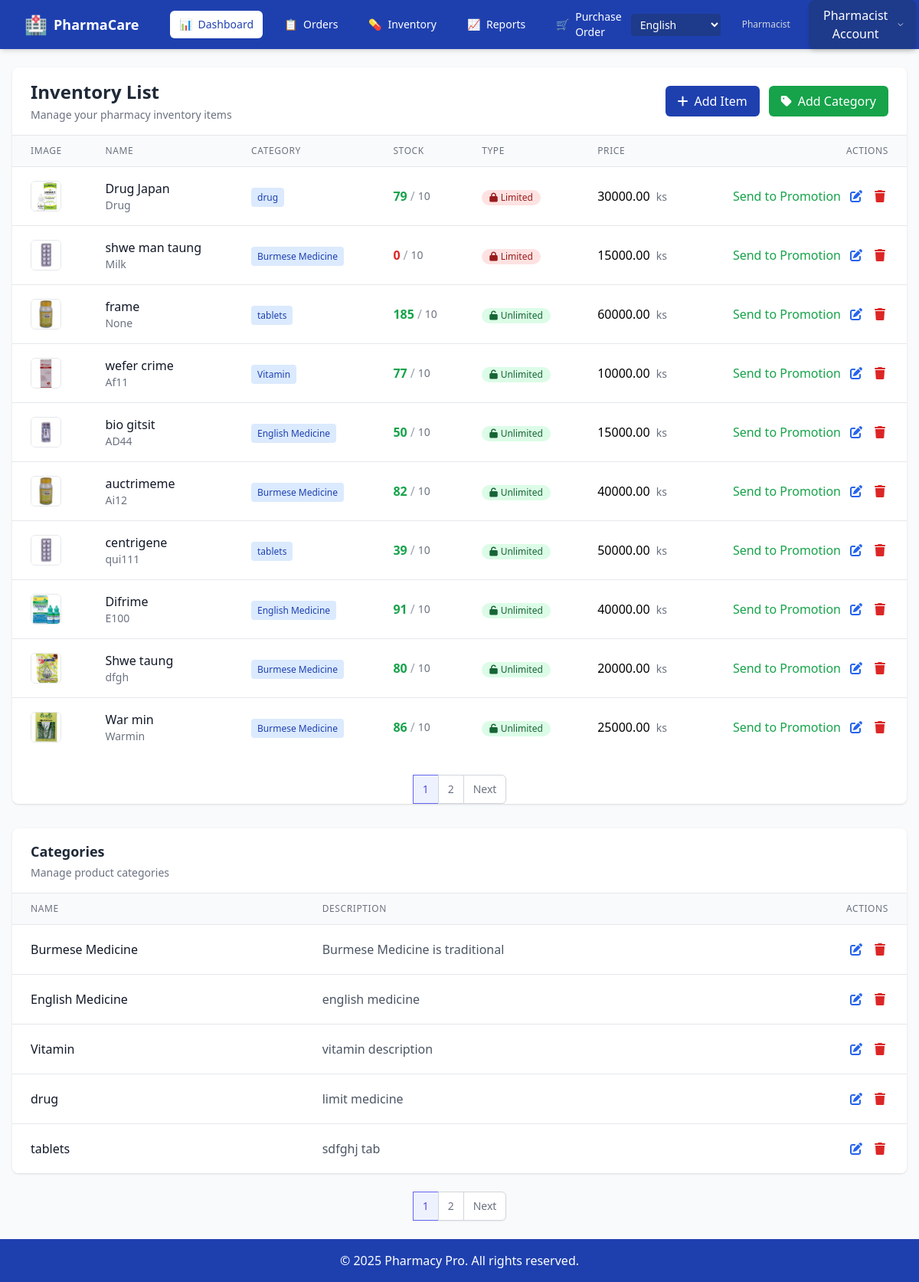
The page /en/inventory_view/ (signed in) on the database as committed earlier.
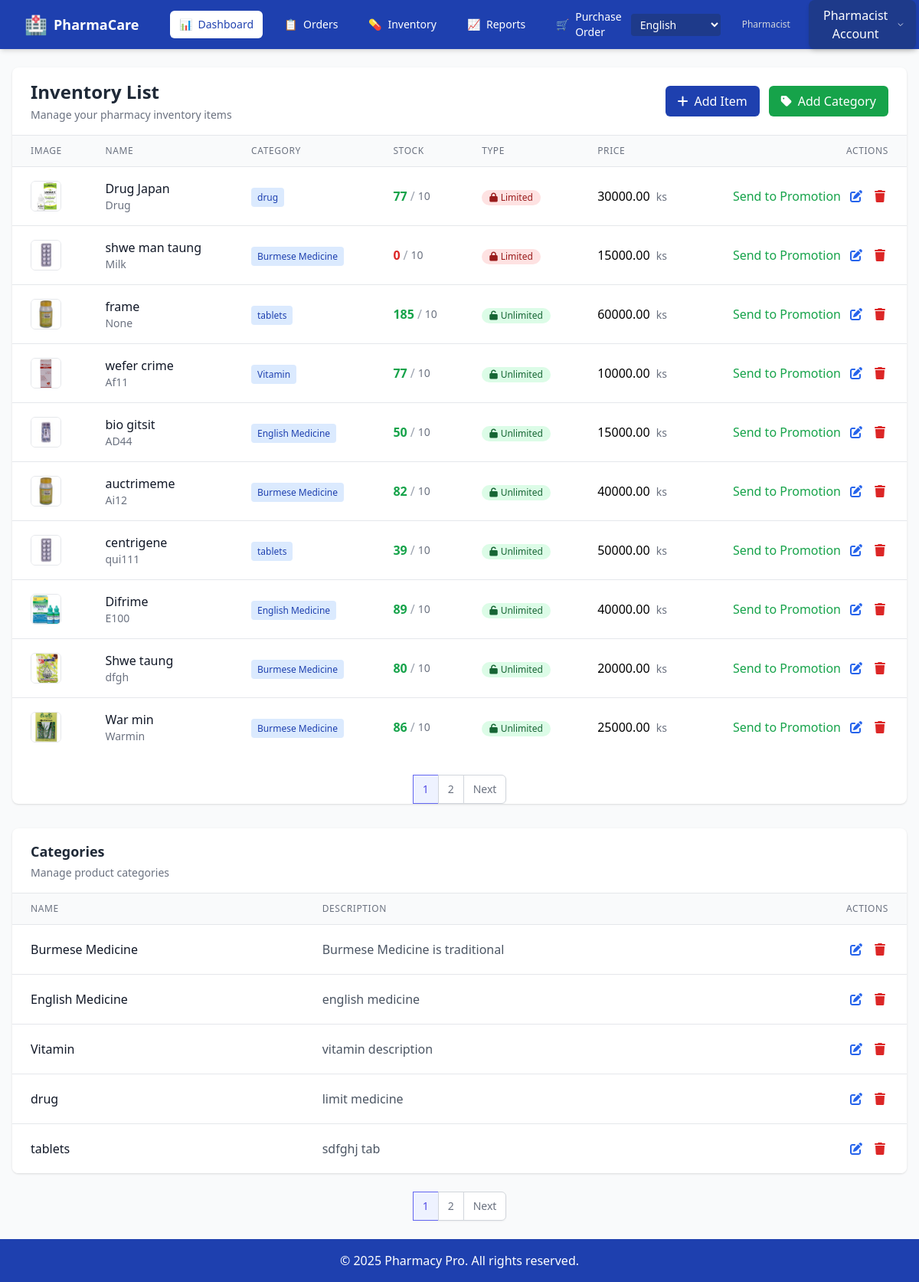
The same page on the database as committed later.
### ourapp/models.py (models this page shows, shortened)
class Item(models.Model):
    category = models.ForeignKey(Category, on_delete=models.CASCADE, verbose_name=_("Category"))
    item_photo = models.ImageField(upload_to='photos', verbose_name=_("Photo"))
    primary_supplier = models.ForeignKey(Supplier, on_delete=models.CASCADE, blank=True, null=True, verbose_name=_("Primary Supplier"))
    strength = models.CharField(max_length=50, blank=True, null=True, verbose_name=_("Strength"))
    item_name = models.CharField(max_length=255, verbose_name=_("Item Name"))
    item_quantity = models.PositiveIntegerField(verbose_name=_("Quantity"))
    item_price = models.PositiveIntegerField(verbose_name=_("Selling Price"))
    purcharse_price = models.PositiveIntegerField(default=0, verbose_name=_("Purchase Price"))
    reorder_level = models.PositiveIntegerField(default=0, blank=True, null=True, verbose_name=_("Reorder Level"))
    item_description = models.TextField(verbose_name=_("Description"))
    exp_date = models.DateField(verbose_name=_("Expiry Date"))
    brand_name = models.CharField(max_length=255, blank=True, null=True, verbose_name=_("Brand Name"))
    batch_number = models.CharField(max_length=100, blank=True, null=True, verbose_name=_("Batch Number"))
    stock_minimum = models.PositiveIntegerField(default=10, verbose_name=_("Minimum Stock"))
    is_limited = models.BooleanField(default=False, verbose_name=_("Limited Stock"))
    max_quantity = models.PositiveIntegerField(default=5, verbose_name=_("Maximum Quantity"))
    last_ordered = models.DateField(blank=True, null=True, verbose_name=_("Last Ordered"))
    @property
    def get_days_to_expire(self):
        if self.exp_date:
            return (self.exp_date - date.today()).days
        return None

class Category(models.Model):
    name = models.CharField(max_length=100, unique=True, verbose_name=_("Name"))
    description = models.TextField(blank=True, null=True, verbose_name=_("Description"))

### ourapp/views.py (the view, shortened to what this page needs)
# urls.py: path('inventory_view/', inventory_view, name='inventory_view'),
@login_required
def inventory_view(request):
    if request.user.userprofile.role != 'pharmacist':
        messages.error(request, "You do not have permission to access this page.")
        return redirect('login')
    filter_type = request.GET.get('filter')           # None | 'low' | 'expiring'
    expiring_days = request.GET.get('days') or 90     # expiring window days
    try:
        expiring_days = int(expiring_days)
        if expiring_days <= 0:
            expiring_days = 90
    except ValueError:
        expiring_days = 90
    focus_id = request.GET.get('focus_id')            # item id to focus & jump
    items_page_number = request.GET.get('items_page') # main items page
    categories_page_number = request.GET.get('categories_page')
    items_queryset = Item.objects.all().order_by('-id')
    if filter_type == 'low':
        items_queryset = items_queryset.filter(item_quantity__lt=10)
    elif filter_type == 'expiring':
        today = datetime.date.today()
        items_queryset = items_queryset.filter(exp_date__lte=today + datetime.timedelta(days=expiring_days))
    for it in items_queryset:
        it.days_left = (it.exp_date - datetime.date.today()).days if it.exp_date else None
    categories_queryset = Category.objects.all().order_by('name')
    per_page = 10
    items_paginator = Paginator(items_queryset, per_page)
    items = items_paginator.get_page(items_page_number)
    categories_paginator = Paginator(categories_queryset, 5)
    categories = categories_paginator.get_page(categories_page_number)
    low_stock_queryset = Item.objects.filter(item_quantity__lt=10).order_by('item_quantity')
    low_stock_paginator = Paginator(low_stock_queryset, 5)
    low_stock_page_number = request.GET.get('low_stock_page')
    low_stock_items = low_stock_paginator.get_page(low_stock_page_number)
    low_stock_count = low_stock_queryset.count()
    today = datetime.date.today()
    expiring_queryset = Item.objects.filter(exp_date__lte=today + datetime.timedelta(days=90)).order_by('exp_date')
    expiring_paginator = Paginator(expiring_queryset, 5)
    expiring_page_number = request.GET.get('expiring_page')
    expiring_items = expiring_paginator.get_page(expiring_page_number)
    expiring_count = expiring_queryset.count()
    qd = request.GET.copy()
    for key in ['items_page', 'categories_page', 'low_stock_page', 'expiring_page']:
        if key in qd:
            del qd[key]
    qs = qd.urlencode()  # e.g. "filter=low&focus_id=123"
    return render(request, 'inventory.html', {
        'items': items,
        'categories': categories,
        'low_stock_items': low_stock_items,
        'low_stock_count': low_stock_count,
        'expiring_items': expiring_items,
        'expiring_count': expiring_count,
        'filter_type': filter_type,
        'expiring_days': expiring_days,
        'qs': qs,  # use this to append to pagination links
    })

### ourapp/context_processors.py (called while the page is built)
def expiry_alert_items(request):
    if request.user.is_authenticated and hasattr(request.user, 'userprofile'):
        if request.user.userprofile.role == 'pharmacist':
            today = date.today()
            threshold_date = today + timedelta(days=90)
            expiring_items = Item.objects.filter(exp_date__lte=threshold_date, exp_date__gte=today).order_by('exp_date')
            return {'expiring_items': expiring_items}
    return {}

### templates/inventory.html (shortened to what the changed rows need)
{% load i18n %}
<!DOCTYPE html>
<html lang="en">
<head>
    <link href="https://cdnjs.cloudflare.com/ajax/libs/font-awesome/6.4.0/css/all.min.css" rel="stylesheet" />
    <script src="https://cdn.tailwindcss.com"></script>
</head>
<body class="bg-gray-50 flex flex-col min-h-screen">
    <main class="w-full mx-auto px-4 py-6 max-w-7xl">
        <div class="bg-white shadow rounded-lg overflow-hidden mb-8">
            <div
                class="px-6 py-4 border-b border-gray-200 flex flex-col sm:flex-row justify-between items-start sm:items-center gap-4">
                <div>
                    <h2 class="text-xl sm:text-2xl font-bold text-gray-800">{% trans "Inventory List" %}</h2>
                </div>
            </div>
            <div class="overflow-x-auto">
                <table class="min-w-full divide-y divide-gray-200">
                    <thead class="bg-gray-50">
                        <tr>
                            <th class="px-6 py-3 text-left text-xs font-medium text-gray-500 uppercase tracking-wider">
                                {% trans "Image" %}</th>
                            <th class="px-6 py-3 text-left text-xs font-medium text-gray-500 uppercase tracking-wider">
                                {% trans "Name" %}</th>
                            <th class="px-6 py-3 text-left text-xs font-medium text-gray-500 uppercase tracking-wider">
                                {% trans "Category" %}</th>
                            <th class="px-6 py-3 text-left text-xs font-medium text-gray-500 uppercase tracking-wider">
                                {% trans "Stock" %}</th>
                            <th class="px-6 py-3 text-left text-xs font-medium text-gray-500 uppercase tracking-wider">
                                {% trans "Type" %}</th>
                            <th class="px-6 py-3 text-left text-xs font-medium text-gray-500 uppercase tracking-wider">
                                {% trans "Price" %}</th>
                            <th class="px-6 py-3 text-right text-xs font-medium text-gray-500 uppercase tracking-wider">
                                {% trans "Actions" %}</th>
                        </tr>
                    </thead>
                    <tbody class="bg-white divide-y divide-gray-200">
                        {% for item in items %}
                        <tr class="hover:bg-gray-50 transition-colors" id="item_{{ item.id }}">
                            <td class="px-6 py-4 whitespace-nowrap" data-label="{% trans 'Image' %}">
                                {% if item.item_photo %}
                                <img alt="item image" class="w-10 h-10 rounded-md object-cover border border-gray-200"
                                    src="{{ item.item_photo.url }}" />
                                {% else %}
                                <div
                                    class="w-10 h-10 rounded-md bg-gray-100 flex items-center justify-center text-gray-400">
                                    <i class="fas fa-pills text-lg"></i>
                                </div>
                                {% endif %}
                            </td>
                            <td class="px-6 py-4 whitespace-nowrap" data-label="{% trans 'Name' %}">
                                <div class="font-medium text-gray-900">{{ item.item_name }}</div>
                                {% if item.brand_name %}
                                <div class="text-sm text-gray-500">{{ item.brand_name }}</div>
                                {% endif %}
                            </td>
                            <td class="px-6 py-4 whitespace-nowrap" data-label="{% trans 'Category' %}">
                                <span class="px-2 py-1 text-xs font-medium rounded bg-blue-100 text-blue-800">{{ item.category.name }}</span>
                            </td>
                            <td class="px-6 py-4 whitespace-nowrap" data-label="{% trans 'Stock' %}">
                                <div class="flex items-center">
                                    <span
                                        class="font-semibold {% if item.item_quantity <= 0 %}text-red-600{% elif item.item_quantity < item.stock_minimum %}text-yellow-600{% else %}text-green-600{% endif %}">
                                        {{ item.item_quantity }}
                                    </span>
                                    <span class="mx-1 text-gray-400">/</span>
                                    <span class="text-sm text-gray-500">{{ item.stock_minimum }}</span>
                                </div>
                            </td>
                            <td class="px-6 py-4 whitespace-nowrap" data-label="{% trans 'Type' %}">
                                {% if item.is_limited %}
                                <span
                                    class="inline-flex items-center px-2.5 py-0.5 rounded-full text-xs font-medium bg-red-100 text-red-800">
                                    <i class="fas fa-lock mr-1 text-xs"></i> {% trans "Limited" %}
                                </span>
                                {% else %}
                                <span
                                    class="inline-flex items-center px-2.5 py-0.5 rounded-full text-xs font-medium bg-green-100 text-green-800">
                                    <i class="fas fa-unlock mr-1 text-xs"></i> {% trans "Unlimited" %}
                                </span>
                                {% endif %}
                            </td>
                            <td class="px-6 py-4 whitespace-nowrap" data-label="{% trans 'Price' %}">
                                <span class="font-medium">{{ item.item_price|floatformat:2 }}</span>
                                <span class="text-sm text-gray-500 ml-1">{% trans "ks" %}</span>
                            </td>
                            <td class="px-6 py-4 whitespace-nowrap text-right actions-cell">
                                <div class="flex justify-end space-x-2">
                                    <button onclick="openPromotionModal(
                                    {{ item.id }},
                                    '{{ item.item_name }}',
                                    '{{ item.exp_date|date:" Y-m-d" }}', '{{ item.get_days_to_expire }}'
                                        , '{{ item.item_quantity }}' )" class="text-green-600 hover:text-green-900">
                                        Send to Promotion
                                    </button>
                                    <button
                                        class="text-blue-600 hover:text-blue-900 edit-btn p-1 rounded hover:bg-blue-50 transition-colors"
                                        data-batch="{{ item.batch_number }}" data-brand="{{ item.brand_name }}"
                                        data-category="{{ item.category.id }}"
                                        data-description="{{ item.item_description }}"
                                        data-exp-date="{{ item.exp_date|date:'Y-m-d' }}" data-id="{{ item.id }}"
                                        data-is-limited="{{ item.is_limited|yesno:'true,false' }}"
                                        data-max-qty="{{ item.max_quantity }}" data-name="{{ item.item_name }}"
                                        data-photo-url="{% if item.item_photo %}{{ item.item_photo.url }}{% endif %}"
                                        data-price="{{ item.item_price }}"
                                        data-purchase-price="{{ item.purcharse_price }}"
                                        data-quantity="{{ item.item_quantity }}"
                                        data-stock-min="{{ item.stock_minimum }}">
                                        <i class="fas fa-edit"></i>
                                    </button>
                                    <button
                                        class="text-red-600 hover:text-red-900 delete-btn p-1 rounded hover:bg-red-50 transition-colors"
                                        data-id="{{ item.id }}">
                                        <i class="fas fa-trash"></i>
                                    </button>
                                </div>
                            </td>
                        </tr>
                        {% endfor %}
                    </tbody>
                </table>
            </div>
        </div>
        <div class="bg-white shadow rounded-lg overflow-hidden">
            <div class="overflow-x-auto">
                <table class="min-w-full divide-y divide-gray-200">
                    <thead class="bg-gray-50">
                        <tr>
                            <th class="px-6 py-3 text-left text-xs font-medium text-gray-500 uppercase tracking-wider">
                                {% trans "Name" %}</th>
                            <th class="px-6 py-3 text-left text-xs font-medium text-gray-500 uppercase tracking-wider">
                                {% trans "Description" %}</th>
                            <th class="px-6 py-3 text-right text-xs font-medium text-gray-500 uppercase tracking-wider">
                                {% trans "Actions" %}</th>
                        </tr>
                    </thead>
                </table>
            </div>
        </div>
    </main>
</body>
</html>

Rows that differ between the two databases and show on the page:
changed Item "Drug Japan": item_quantity "79" → "77"
changed Item "Difrime": item_quantity "91" → "89"
